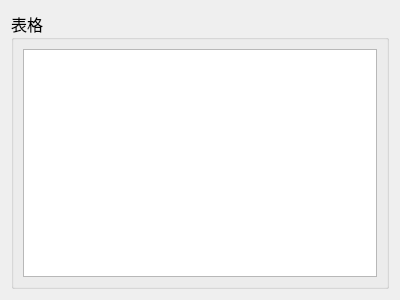
<?xml version="1.0" encoding="UTF-8"?>
<ui version="4.0">
 <class>ComTableWid</class>
 <widget class="QWidget" name="ComTableWid">
  <property name="geometry">
   <rect>
    <x>0</x>
    <y>0</y>
    <width>400</width>
    <height>300</height>
   </rect>
  </property>
  <property name="windowTitle">
   <string>Form</string>
  </property>
  <layout class="QGridLayout" name="gridLayout">
   <item row="0" column="0">
    <widget class="QGroupBox" name="groupBox">
     <property name="font">
      <font>
       <family>微软雅黑</family>
       <pointsize>12</pointsize>
      </font>
     </property>
     <property name="title">
      <string>表格</string>
     </property>
     <layout class="QGridLayout" name="gridLayout_2">
      <item row="0" column="0">
       <widget class="QTableWidget" name="tableWidget"/>
      </item>
     </layout>
    </widget>
   </item>
  </layout>
 </widget>
 <resources/>
 <connections/>
</ui>
